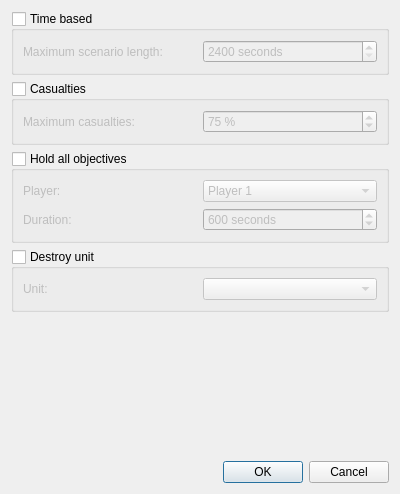
<?xml version="1.0" encoding="UTF-8"?>
<ui version="4.0">
 <class>VictoryConditionsDialog</class>
 <widget class="QDialog" name="VictoryConditionsDialog">
  <property name="geometry">
   <rect>
    <x>0</x>
    <y>0</y>
    <width>400</width>
    <height>494</height>
   </rect>
  </property>
  <property name="windowTitle">
   <string>End and victory conditions</string>
  </property>
  <layout class="QGridLayout" name="gridLayout_2">
   <item row="0" column="0">
    <widget class="QGroupBox" name="m_timeGroup">
     <property name="title">
      <string>Time based</string>
     </property>
     <property name="flat">
      <bool>false</bool>
     </property>
     <property name="checkable">
      <bool>true</bool>
     </property>
     <property name="checked">
      <bool>false</bool>
     </property>
     <layout class="QHBoxLayout" name="horizontalLayout">
      <item>
       <widget class="QLabel" name="label">
        <property name="text">
         <string>Maximum scenario length:</string>
        </property>
       </widget>
      </item>
      <item>
       <widget class="QSpinBox" name="m_duration">
        <property name="suffix">
         <string> seconds</string>
        </property>
        <property name="minimum">
         <number>2400</number>
        </property>
        <property name="maximum">
         <number>36000</number>
        </property>
       </widget>
      </item>
     </layout>
    </widget>
   </item>
   <item row="1" column="0">
    <widget class="QGroupBox" name="m_casualtiesGroup">
     <property name="title">
      <string>Casualties</string>
     </property>
     <property name="checkable">
      <bool>true</bool>
     </property>
     <property name="checked">
      <bool>false</bool>
     </property>
     <layout class="QHBoxLayout" name="horizontalLayout_2">
      <item>
       <widget class="QLabel" name="label_2">
        <property name="text">
         <string>Maximum casualties:</string>
        </property>
       </widget>
      </item>
      <item>
       <widget class="QSpinBox" name="m_percentage">
        <property name="suffix">
         <string> %</string>
        </property>
        <property name="minimum">
         <number>10</number>
        </property>
        <property name="maximum">
         <number>100</number>
        </property>
        <property name="value">
         <number>75</number>
        </property>
       </widget>
      </item>
     </layout>
    </widget>
   </item>
   <item row="2" column="0">
    <widget class="QGroupBox" name="m_holdGroup">
     <property name="minimumSize">
      <size>
       <width>0</width>
       <height>50</height>
      </size>
     </property>
     <property name="title">
      <string>Hold all objectives</string>
     </property>
     <property name="checkable">
      <bool>true</bool>
     </property>
     <property name="checked">
      <bool>false</bool>
     </property>
     <layout class="QGridLayout" name="gridLayout">
      <item row="0" column="0">
       <widget class="QLabel" name="label_4">
        <property name="text">
         <string>Player:</string>
        </property>
       </widget>
      </item>
      <item row="0" column="1">
       <widget class="QComboBox" name="m_playerId">
        <item>
         <property name="text">
          <string>Player 1</string>
         </property>
        </item>
        <item>
         <property name="text">
          <string>Player 2</string>
         </property>
        </item>
       </widget>
      </item>
      <item row="1" column="0">
       <widget class="QLabel" name="label_3">
        <property name="text">
         <string>Duration:</string>
        </property>
       </widget>
      </item>
      <item row="1" column="1">
       <widget class="QSpinBox" name="m_holdDuration">
        <property name="suffix">
         <string> seconds</string>
        </property>
        <property name="minimum">
         <number>60</number>
        </property>
        <property name="maximum">
         <number>7200</number>
        </property>
        <property name="value">
         <number>600</number>
        </property>
       </widget>
      </item>
     </layout>
    </widget>
   </item>
   <item row="3" column="0">
    <widget class="QGroupBox" name="m_destroyGroup">
     <property name="title">
      <string>Destroy unit</string>
     </property>
     <property name="checkable">
      <bool>true</bool>
     </property>
     <property name="checked">
      <bool>false</bool>
     </property>
     <layout class="QHBoxLayout" name="horizontalLayout_3">
      <item>
       <widget class="QLabel" name="label_5">
        <property name="text">
         <string>Unit:</string>
        </property>
       </widget>
      </item>
      <item>
       <widget class="QComboBox" name="m_unitCombo"/>
      </item>
     </layout>
    </widget>
   </item>
   <item row="4" column="0">
    <spacer name="verticalSpacer">
     <property name="orientation">
      <enum>Qt::Vertical</enum>
     </property>
     <property name="sizeHint" stdset="0">
      <size>
       <width>20</width>
       <height>40</height>
      </size>
     </property>
    </spacer>
   </item>
   <item row="5" column="0">
    <widget class="QDialogButtonBox" name="buttonBox">
     <property name="orientation">
      <enum>Qt::Horizontal</enum>
     </property>
     <property name="standardButtons">
      <set>QDialogButtonBox::Cancel|QDialogButtonBox::Ok</set>
     </property>
    </widget>
   </item>
  </layout>
 </widget>
 <resources/>
 <connections>
  <connection>
   <sender>buttonBox</sender>
   <signal>accepted()</signal>
   <receiver>VictoryConditionsDialog</receiver>
   <slot>accept()</slot>
   <hints>
    <hint type="sourcelabel">
     <x>248</x>
     <y>254</y>
    </hint>
    <hint type="destinationlabel">
     <x>157</x>
     <y>274</y>
    </hint>
   </hints>
  </connection>
  <connection>
   <sender>buttonBox</sender>
   <signal>rejected()</signal>
   <receiver>VictoryConditionsDialog</receiver>
   <slot>reject()</slot>
   <hints>
    <hint type="sourcelabel">
     <x>316</x>
     <y>260</y>
    </hint>
    <hint type="destinationlabel">
     <x>286</x>
     <y>274</y>
    </hint>
   </hints>
  </connection>
 </connections>
</ui>
